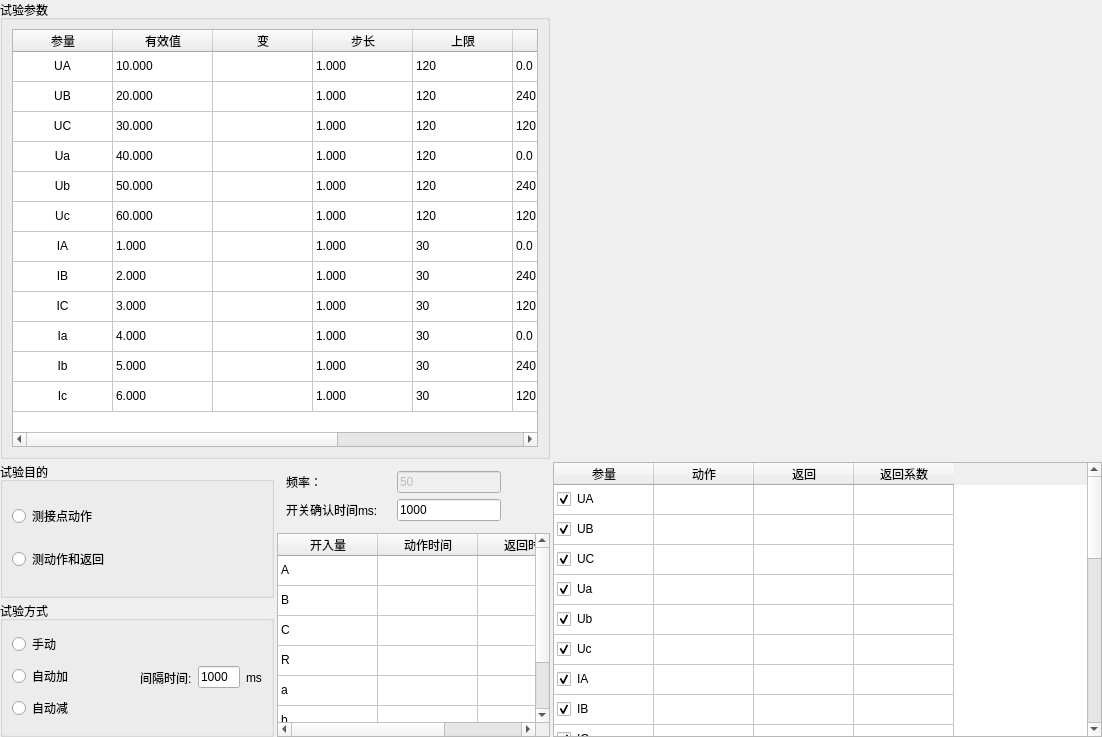
<?xml version="1.0" encoding="UTF-8"?>
<ui version="4.0">
 <class>ui_026</class>
 <widget class="QWidget" name="ui_026">
  <property name="geometry">
   <rect>
    <x>0</x>
    <y>0</y>
    <width>1102</width>
    <height>737</height>
   </rect>
  </property>
  <property name="windowTitle">
   <string>Form</string>
  </property>
  <layout class="QHBoxLayout" name="horizontalLayout_3" stretch="1,1">
   <property name="spacing">
    <number>3</number>
   </property>
   <property name="leftMargin">
    <number>0</number>
   </property>
   <property name="topMargin">
    <number>0</number>
   </property>
   <property name="rightMargin">
    <number>0</number>
   </property>
   <property name="bottomMargin">
    <number>0</number>
   </property>
   <item>
    <layout class="QVBoxLayout" name="verticalLayout_3" stretch="5,3">
     <item>
      <widget class="QGroupBox" name="groupBox">
       <property name="title">
        <string>试验参数</string>
       </property>
       <layout class="QVBoxLayout" name="verticalLayout_8">
        <item>
         <widget class="QTableWidget" name="tb_sycs">
          <property name="rowCount">
           <number>12</number>
          </property>
          <attribute name="verticalHeaderVisible">
           <bool>false</bool>
          </attribute>
          <row/>
          <row/>
          <row/>
          <row/>
          <row/>
          <row/>
          <row/>
          <row/>
          <row/>
          <row/>
          <row/>
          <row/>
          <column>
           <property name="text">
            <string>参量</string>
           </property>
          </column>
          <column>
           <property name="text">
            <string>有效值</string>
           </property>
          </column>
          <column>
           <property name="text">
            <string>变</string>
           </property>
          </column>
          <column>
           <property name="text">
            <string>步长</string>
           </property>
          </column>
          <column>
           <property name="text">
            <string>上限</string>
           </property>
          </column>
          <column>
           <property name="text">
            <string>相位</string>
           </property>
          </column>
          <column>
           <property name="text">
            <string>变</string>
           </property>
          </column>
          <column>
           <property name="text">
            <string>步长</string>
           </property>
          </column>
          <item row="0" column="0">
           <property name="text">
            <string>UA</string>
           </property>
           <property name="textAlignment">
            <set>AlignCenter</set>
           </property>
           <property name="flags">
            <set>ItemIsDragEnabled|ItemIsDropEnabled|ItemIsUserCheckable|ItemIsEnabled</set>
           </property>
          </item>
          <item row="0" column="1">
           <property name="text">
            <string>10.000</string>
           </property>
          </item>
          <item row="0" column="3">
           <property name="text">
            <string>1.000</string>
           </property>
          </item>
          <item row="0" column="4">
           <property name="text">
            <string>120</string>
           </property>
          </item>
          <item row="0" column="5">
           <property name="text">
            <string>0.0</string>
           </property>
          </item>
          <item row="0" column="7">
           <property name="text">
            <string>1.0</string>
           </property>
          </item>
          <item row="1" column="0">
           <property name="text">
            <string>UB</string>
           </property>
           <property name="textAlignment">
            <set>AlignCenter</set>
           </property>
           <property name="flags">
            <set>ItemIsDragEnabled|ItemIsDropEnabled|ItemIsUserCheckable|ItemIsEnabled</set>
           </property>
          </item>
          <item row="1" column="1">
           <property name="text">
            <string>20.000</string>
           </property>
          </item>
          <item row="1" column="3">
           <property name="text">
            <string>1.000</string>
           </property>
          </item>
          <item row="1" column="4">
           <property name="text">
            <string>120</string>
           </property>
          </item>
          <item row="1" column="5">
           <property name="text">
            <string>240.0</string>
           </property>
          </item>
          <item row="1" column="7">
           <property name="text">
            <string>1.0</string>
           </property>
          </item>
          <item row="2" column="0">
           <property name="text">
            <string>UC</string>
           </property>
           <property name="textAlignment">
            <set>AlignCenter</set>
           </property>
           <property name="flags">
            <set>ItemIsDragEnabled|ItemIsDropEnabled|ItemIsUserCheckable|ItemIsEnabled</set>
           </property>
          </item>
          <item row="2" column="1">
           <property name="text">
            <string>30.000</string>
           </property>
          </item>
          <item row="2" column="3">
           <property name="text">
            <string>1.000</string>
           </property>
          </item>
          <item row="2" column="4">
           <property name="text">
            <string>120</string>
           </property>
          </item>
          <item row="2" column="5">
           <property name="text">
            <string>120.0</string>
           </property>
          </item>
          <item row="2" column="7">
           <property name="text">
            <string>1.0</string>
           </property>
          </item>
          <item row="3" column="0">
           <property name="text">
            <string>Ua</string>
           </property>
           <property name="textAlignment">
            <set>AlignCenter</set>
           </property>
           <property name="flags">
            <set>ItemIsDragEnabled|ItemIsDropEnabled|ItemIsUserCheckable|ItemIsEnabled</set>
           </property>
          </item>
          <item row="3" column="1">
           <property name="text">
            <string>40.000</string>
           </property>
          </item>
          <item row="3" column="3">
           <property name="text">
            <string>1.000</string>
           </property>
          </item>
          <item row="3" column="4">
           <property name="text">
            <string>120</string>
           </property>
          </item>
          <item row="3" column="5">
           <property name="text">
            <string>0.0</string>
           </property>
          </item>
          <item row="3" column="7">
           <property name="text">
            <string>1.0</string>
           </property>
          </item>
          <item row="4" column="0">
           <property name="text">
            <string>Ub</string>
           </property>
           <property name="textAlignment">
            <set>AlignCenter</set>
           </property>
           <property name="flags">
            <set>ItemIsDragEnabled|ItemIsDropEnabled|ItemIsUserCheckable|ItemIsEnabled</set>
           </property>
          </item>
          <item row="4" column="1">
           <property name="text">
            <string>50.000</string>
           </property>
          </item>
          <item row="4" column="3">
           <property name="text">
            <string>1.000</string>
           </property>
          </item>
          <item row="4" column="4">
           <property name="text">
            <string>120</string>
           </property>
          </item>
          <item row="4" column="5">
           <property name="text">
            <string>240.0</string>
           </property>
          </item>
          <item row="4" column="7">
           <property name="text">
            <string>1.0</string>
           </property>
          </item>
          <item row="5" column="0">
           <property name="text">
            <string>Uc</string>
           </property>
           <property name="textAlignment">
            <set>AlignCenter</set>
           </property>
           <property name="flags">
            <set>ItemIsDragEnabled|ItemIsDropEnabled|ItemIsUserCheckable|ItemIsEnabled</set>
           </property>
          </item>
          <item row="5" column="1">
           <property name="text">
            <string>60.000</string>
           </property>
          </item>
          <item row="5" column="3">
           <property name="text">
            <string>1.000</string>
           </property>
          </item>
          <item row="5" column="4">
           <property name="text">
            <string>120</string>
           </property>
          </item>
          <item row="5" column="5">
           <property name="text">
            <string>120.0</string>
           </property>
          </item>
          <item row="5" column="7">
           <property name="text">
            <string>1.0</string>
           </property>
          </item>
          <item row="6" column="0">
           <property name="text">
            <string>IA</string>
           </property>
           <property name="textAlignment">
            <set>AlignCenter</set>
           </property>
           <property name="flags">
            <set>ItemIsDragEnabled|ItemIsDropEnabled|ItemIsUserCheckable|ItemIsEnabled</set>
           </property>
          </item>
          <item row="6" column="1">
           <property name="text">
            <string>1.000</string>
           </property>
          </item>
          <item row="6" column="3">
           <property name="text">
            <string>1.000</string>
           </property>
          </item>
          <item row="6" column="4">
           <property name="text">
            <string>30</string>
           </property>
          </item>
          <item row="6" column="5">
           <property name="text">
            <string>0.0</string>
           </property>
          </item>
          <item row="6" column="6">
           <property name="text">
            <string/>
           </property>
          </item>
          <item row="6" column="7">
           <property name="text">
            <string>1.0</string>
           </property>
          </item>
          <item row="7" column="0">
           <property name="text">
            <string>IB</string>
           </property>
           <property name="textAlignment">
            <set>AlignCenter</set>
           </property>
           <property name="flags">
            <set>ItemIsDragEnabled|ItemIsDropEnabled|ItemIsUserCheckable|ItemIsEnabled</set>
           </property>
          </item>
          <item row="7" column="1">
           <property name="text">
            <string>2.000</string>
           </property>
          </item>
          <item row="7" column="3">
           <property name="text">
            <string>1.000</string>
           </property>
          </item>
          <item row="7" column="4">
           <property name="text">
            <string>30</string>
           </property>
          </item>
          <item row="7" column="5">
           <property name="text">
            <string>240.0</string>
           </property>
          </item>
          <item row="7" column="7">
           <property name="text">
            <string>1.0</string>
           </property>
          </item>
          <item row="8" column="0">
           <property name="text">
            <string>IC</string>
           </property>
           <property name="textAlignment">
            <set>AlignCenter</set>
           </property>
           <property name="flags">
            <set>ItemIsDragEnabled|ItemIsDropEnabled|ItemIsUserCheckable|ItemIsEnabled</set>
           </property>
          </item>
          <item row="8" column="1">
           <property name="text">
            <string>3.000</string>
           </property>
          </item>
          <item row="8" column="3">
           <property name="text">
            <string>1.000</string>
           </property>
          </item>
          <item row="8" column="4">
           <property name="text">
            <string>30</string>
           </property>
          </item>
          <item row="8" column="5">
           <property name="text">
            <string>120.0</string>
           </property>
          </item>
          <item row="8" column="7">
           <property name="text">
            <string>1.0</string>
           </property>
          </item>
          <item row="9" column="0">
           <property name="text">
            <string>Ia</string>
           </property>
           <property name="textAlignment">
            <set>AlignCenter</set>
           </property>
           <property name="flags">
            <set>ItemIsDragEnabled|ItemIsDropEnabled|ItemIsUserCheckable|ItemIsEnabled</set>
           </property>
          </item>
          <item row="9" column="1">
           <property name="text">
            <string>4.000</string>
           </property>
          </item>
          <item row="9" column="3">
           <property name="text">
            <string>1.000</string>
           </property>
          </item>
          <item row="9" column="4">
           <property name="text">
            <string>30</string>
           </property>
          </item>
          <item row="9" column="5">
           <property name="text">
            <string>0.0</string>
           </property>
          </item>
          <item row="9" column="7">
           <property name="text">
            <string>1.0</string>
           </property>
          </item>
          <item row="10" column="0">
           <property name="text">
            <string>Ib</string>
           </property>
           <property name="textAlignment">
            <set>AlignCenter</set>
           </property>
           <property name="flags">
            <set>ItemIsDragEnabled|ItemIsDropEnabled|ItemIsUserCheckable|ItemIsEnabled</set>
           </property>
          </item>
          <item row="10" column="1">
           <property name="text">
            <string>5.000</string>
           </property>
          </item>
          <item row="10" column="3">
           <property name="text">
            <string>1.000</string>
           </property>
          </item>
          <item row="10" column="4">
           <property name="text">
            <string>30</string>
           </property>
          </item>
          <item row="10" column="5">
           <property name="text">
            <string>240.0</string>
           </property>
          </item>
          <item row="10" column="7">
           <property name="text">
            <string>1.0</string>
           </property>
          </item>
          <item row="11" column="0">
           <property name="text">
            <string>Ic</string>
           </property>
           <property name="textAlignment">
            <set>AlignCenter</set>
           </property>
           <property name="flags">
            <set>ItemIsDragEnabled|ItemIsDropEnabled|ItemIsUserCheckable|ItemIsEnabled</set>
           </property>
          </item>
          <item row="11" column="1">
           <property name="text">
            <string>6.000</string>
           </property>
          </item>
          <item row="11" column="3">
           <property name="text">
            <string>1.000</string>
           </property>
          </item>
          <item row="11" column="4">
           <property name="text">
            <string>30</string>
           </property>
          </item>
          <item row="11" column="5">
           <property name="text">
            <string>120.0</string>
           </property>
          </item>
          <item row="11" column="7">
           <property name="text">
            <string>1.0</string>
           </property>
          </item>
         </widget>
        </item>
       </layout>
      </widget>
     </item>
     <item>
      <layout class="QHBoxLayout" name="horizontalLayout_2" stretch="1,1">
       <item>
        <layout class="QVBoxLayout" name="verticalLayout_2" stretch="1,1">
         <item>
          <widget class="QGroupBox" name="groupBox_2">
           <property name="title">
            <string>试验目的</string>
           </property>
           <layout class="QVBoxLayout" name="verticalLayout_6">
            <item>
             <widget class="QRadioButton" name="rb_action">
              <property name="text">
               <string>测接点动作</string>
              </property>
             </widget>
            </item>
            <item>
             <widget class="QRadioButton" name="rb_return">
              <property name="text">
               <string>测动作和返回</string>
              </property>
             </widget>
            </item>
           </layout>
          </widget>
         </item>
         <item>
          <widget class="QGroupBox" name="groupBox_3">
           <property name="title">
            <string>试验方式</string>
           </property>
           <layout class="QHBoxLayout" name="horizontalLayout_7" stretch="1,1">
            <item>
             <layout class="QVBoxLayout" name="verticalLayout_7">
              <item>
               <widget class="QRadioButton" name="rb_hand">
                <property name="text">
                 <string>手动</string>
                </property>
               </widget>
              </item>
              <item>
               <widget class="QRadioButton" name="rb_a_up">
                <property name="text">
                 <string>自动加</string>
                </property>
               </widget>
              </item>
              <item>
               <widget class="QRadioButton" name="rb_a_down">
                <property name="text">
                 <string>自动减</string>
                </property>
               </widget>
              </item>
             </layout>
            </item>
            <item>
             <layout class="QHBoxLayout" name="horizontalLayout_6">
              <item>
               <widget class="QLabel" name="label_3">
                <property name="text">
                 <string>间隔时间:</string>
                </property>
               </widget>
              </item>
              <item>
               <widget class="QLineEdit" name="le_delay">
                <property name="text">
                 <string>1000</string>
                </property>
               </widget>
              </item>
              <item>
               <widget class="QLabel" name="label_4">
                <property name="text">
                 <string>ms</string>
                </property>
               </widget>
              </item>
             </layout>
            </item>
           </layout>
          </widget>
         </item>
        </layout>
       </item>
       <item>
        <layout class="QVBoxLayout" name="verticalLayout" stretch="1,3">
         <item>
          <widget class="QWidget" name="widget" native="true">
           <layout class="QVBoxLayout" name="verticalLayout_5">
            <item>
             <layout class="QHBoxLayout" name="horizontalLayout_4" stretch="1,1,0">
              <item>
               <widget class="QLabel" name="label">
                <property name="text">
                 <string>频率：</string>
                </property>
               </widget>
              </item>
              <item>
               <widget class="QLineEdit" name="lineEdit">
                <property name="enabled">
                 <bool>false</bool>
                </property>
                <property name="text">
                 <string>50</string>
                </property>
               </widget>
              </item>
              <item>
               <spacer name="horizontalSpacer">
                <property name="orientation">
                 <enum>Qt::Horizontal</enum>
                </property>
                <property name="sizeHint" stdset="0">
                 <size>
                  <width>40</width>
                  <height>20</height>
                 </size>
                </property>
               </spacer>
              </item>
             </layout>
            </item>
            <item>
             <layout class="QHBoxLayout" name="horizontalLayout_5" stretch="1,1,0">
              <item>
               <widget class="QLabel" name="label_2">
                <property name="text">
                 <string>开关确认时间ms:</string>
                </property>
               </widget>
              </item>
              <item>
               <widget class="QLineEdit" name="le_check">
                <property name="text">
                 <string>1000</string>
                </property>
               </widget>
              </item>
              <item>
               <spacer name="horizontalSpacer_2">
                <property name="orientation">
                 <enum>Qt::Horizontal</enum>
                </property>
                <property name="sizeHint" stdset="0">
                 <size>
                  <width>40</width>
                  <height>20</height>
                 </size>
                </property>
               </spacer>
              </item>
             </layout>
            </item>
           </layout>
          </widget>
         </item>
         <item>
          <widget class="QTableWidget" name="tb_down_1">
           <property name="rowCount">
            <number>7</number>
           </property>
           <attribute name="verticalHeaderVisible">
            <bool>false</bool>
           </attribute>
           <row/>
           <row/>
           <row/>
           <row/>
           <row/>
           <row/>
           <row/>
           <column>
            <property name="text">
             <string>开入量</string>
            </property>
           </column>
           <column>
            <property name="text">
             <string>动作时间</string>
            </property>
           </column>
           <column>
            <property name="text">
             <string>返回时间</string>
            </property>
           </column>
           <item row="0" column="0">
            <property name="text">
             <string>A</string>
            </property>
           </item>
           <item row="1" column="0">
            <property name="text">
             <string>B</string>
            </property>
           </item>
           <item row="2" column="0">
            <property name="text">
             <string>C</string>
            </property>
           </item>
           <item row="3" column="0">
            <property name="text">
             <string>R</string>
            </property>
           </item>
           <item row="4" column="0">
            <property name="text">
             <string>a</string>
            </property>
           </item>
           <item row="5" column="0">
            <property name="text">
             <string>b</string>
            </property>
           </item>
           <item row="6" column="0">
            <property name="text">
             <string>c</string>
            </property>
           </item>
          </widget>
         </item>
        </layout>
       </item>
      </layout>
     </item>
    </layout>
   </item>
   <item>
    <layout class="QVBoxLayout" name="verticalLayout_4" stretch="5,3">
     <item>
      <layout class="QHBoxLayout" name="horizontalLayout" stretch="1,4">
       <item>
        <widget class="QWidget" name="btn_widget" native="true"/>
       </item>
       <item>
        <widget class="QWidget" name="chart_widget" native="true"/>
       </item>
      </layout>
     </item>
     <item>
      <widget class="QTableWidget" name="tb_down_2">
       <property name="rowCount">
        <number>24</number>
       </property>
       <attribute name="verticalHeaderVisible">
        <bool>false</bool>
       </attribute>
       <row/>
       <row/>
       <row/>
       <row/>
       <row/>
       <row/>
       <row/>
       <row/>
       <row/>
       <row/>
       <row/>
       <row/>
       <row/>
       <row/>
       <row/>
       <row/>
       <row/>
       <row/>
       <row/>
       <row/>
       <row/>
       <row/>
       <row/>
       <row/>
       <column>
        <property name="text">
         <string>参量</string>
        </property>
       </column>
       <column>
        <property name="text">
         <string>动作</string>
        </property>
       </column>
       <column>
        <property name="text">
         <string>返回</string>
        </property>
       </column>
       <column>
        <property name="text">
         <string>返回系数</string>
        </property>
       </column>
       <item row="0" column="0">
        <property name="text">
         <string>UA</string>
        </property>
        <property name="checkState">
         <enum>Checked</enum>
        </property>
       </item>
       <item row="1" column="0">
        <property name="text">
         <string>UB</string>
        </property>
        <property name="checkState">
         <enum>Checked</enum>
        </property>
       </item>
       <item row="2" column="0">
        <property name="text">
         <string>UC</string>
        </property>
        <property name="checkState">
         <enum>Checked</enum>
        </property>
       </item>
       <item row="3" column="0">
        <property name="text">
         <string>Ua</string>
        </property>
        <property name="checkState">
         <enum>Checked</enum>
        </property>
       </item>
       <item row="4" column="0">
        <property name="text">
         <string>Ub</string>
        </property>
        <property name="checkState">
         <enum>Checked</enum>
        </property>
       </item>
       <item row="5" column="0">
        <property name="text">
         <string>Uc</string>
        </property>
        <property name="checkState">
         <enum>Checked</enum>
        </property>
       </item>
       <item row="6" column="0">
        <property name="text">
         <string>IA</string>
        </property>
        <property name="checkState">
         <enum>Checked</enum>
        </property>
       </item>
       <item row="7" column="0">
        <property name="text">
         <string>IB</string>
        </property>
        <property name="checkState">
         <enum>Checked</enum>
        </property>
       </item>
       <item row="8" column="0">
        <property name="text">
         <string>IC</string>
        </property>
        <property name="checkState">
         <enum>Checked</enum>
        </property>
       </item>
       <item row="9" column="0">
        <property name="text">
         <string>Ia</string>
        </property>
        <property name="checkState">
         <enum>Checked</enum>
        </property>
       </item>
       <item row="10" column="0">
        <property name="text">
         <string>Ib</string>
        </property>
        <property name="checkState">
         <enum>Checked</enum>
        </property>
       </item>
       <item row="11" column="0">
        <property name="text">
         <string>Ic</string>
        </property>
        <property name="checkState">
         <enum>Checked</enum>
        </property>
       </item>
       <item row="12" column="0">
        <property name="text">
         <string>ΦUA</string>
        </property>
        <property name="checkState">
         <enum>Checked</enum>
        </property>
       </item>
       <item row="13" column="0">
        <property name="text">
         <string>ΦUB</string>
        </property>
        <property name="checkState">
         <enum>Checked</enum>
        </property>
       </item>
       <item row="14" column="0">
        <property name="text">
         <string>ΦUC</string>
        </property>
        <property name="checkState">
         <enum>Checked</enum>
        </property>
       </item>
       <item row="15" column="0">
        <property name="text">
         <string>ΦUa</string>
        </property>
        <property name="checkState">
         <enum>Checked</enum>
        </property>
       </item>
       <item row="16" column="0">
        <property name="text">
         <string>ΦUb</string>
        </property>
        <property name="checkState">
         <enum>Checked</enum>
        </property>
       </item>
       <item row="17" column="0">
        <property name="text">
         <string>ΦUc</string>
        </property>
        <property name="checkState">
         <enum>Checked</enum>
        </property>
       </item>
       <item row="18" column="0">
        <property name="text">
         <string>ΦIA</string>
        </property>
        <property name="checkState">
         <enum>Checked</enum>
        </property>
       </item>
       <item row="19" column="0">
        <property name="text">
         <string>ΦIB</string>
        </property>
        <property name="checkState">
         <enum>Checked</enum>
        </property>
       </item>
       <item row="20" column="0">
        <property name="text">
         <string>ΦIC</string>
        </property>
        <property name="checkState">
         <enum>Checked</enum>
        </property>
       </item>
       <item row="21" column="0">
        <property name="text">
         <string>ΦIa</string>
        </property>
        <property name="checkState">
         <enum>Checked</enum>
        </property>
       </item>
       <item row="22" column="0">
        <property name="text">
         <string>ΦIb</string>
        </property>
        <property name="checkState">
         <enum>Checked</enum>
        </property>
       </item>
       <item row="23" column="0">
        <property name="text">
         <string>ΦIc</string>
        </property>
        <property name="checkState">
         <enum>Checked</enum>
        </property>
       </item>
      </widget>
     </item>
    </layout>
   </item>
  </layout>
 </widget>
 <resources/>
 <connections/>
</ui>
